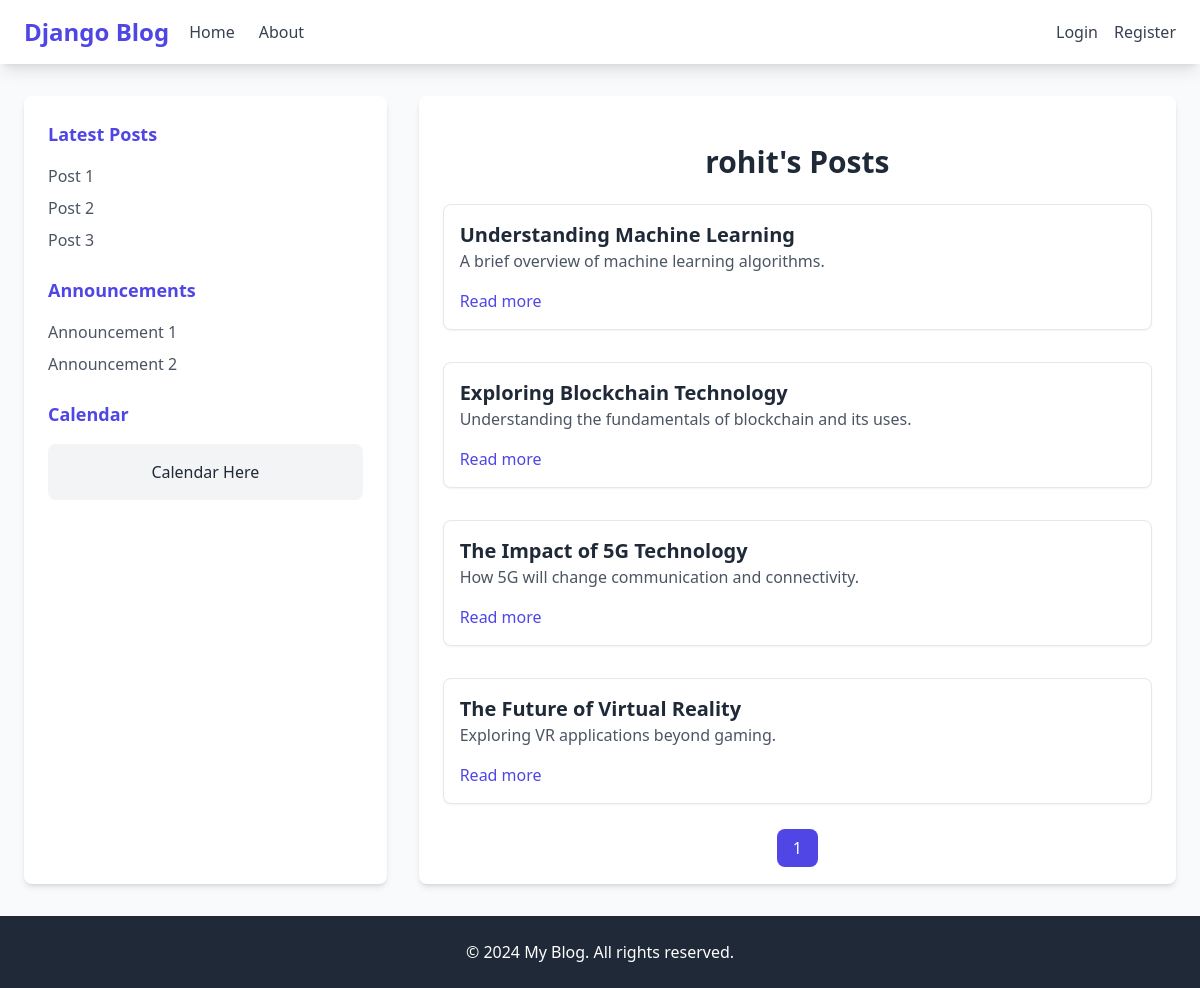
/author/rohit/, run on the app's committed database.
### post/models.py (models this page shows)
class Article(models.Model):
    title = models.CharField(max_length=255)  # Title of the article
    content = models.TextField()              # Content of the article
    date = models.DateField(default=timezone.now)  # Date of publication
    author = models.ForeignKey(User, on_delete=models.CASCADE)  # Author of the article

### blog/views.py (the view)
# urls.py: path('author/<str:username>/', views.author_posts_view, name='author_posts'),
def author_posts_view(request, username):
    author = get_object_or_404(User, username=username)
    posts = Post.objects.filter(author=author).order_by('-date')
    paginator = Paginator(posts, 5)  # Show 5 posts per page
    page_number = request.GET.get('page')
    posts_page = paginator.get_page(page_number)
    context = {
        'posts': posts_page,
        'author': author,
    }
    return render(request, 'author_posts.html', context)

### templates/author_posts.html (shortened to what this page needs)
{% extends 'base.html' %}
{% block content %}
<div class="container mx-auto mt-6 max-w-4xl">
    <h1 class="text-3xl font-bold text-gray-800 mb-6 text-center">{{ author.username }}'s Posts</h1>
    {% if posts %}
    <div class="grid grid-cols-1 gap-8">
        {% for post in posts %}
        <div class="bg-white shadow-sm border border-gray-200 rounded-lg p-4">
            <h5 class="text-xl font-semibold text-gray-800">{{ post.title }}</h5>
            <p class="text-gray-600">{{ post.content|truncatewords:50 }}</p>
            <div class="mt-4">
                <a href="{% url 'post_detail' post.id %}" class="text-indigo-600 hover:text-indigo-800 font-medium">Read
                    more</a>
            </div>
        </div>
        {% endfor %}
    </div>
    <nav class="flex justify-center mt-8">
        <ul class="flex items-center space-x-2">
            {% for i in posts.paginator.page_range %}
            {% if posts.number == i %}
            <li>
                <span class="py-2 px-4 bg-indigo-600 text-white rounded-lg">{{ i }}</span>
            </li>
            {% else %}
            <li>
                <a class="py-2 px-4 text-gray-600 hover:bg-gray-100 rounded-lg" href="?page={{ i }}">{{ i }}</a>
            </li>
            {% endif %}
            {% endfor %}
        </ul>
    </nav>
    {% else %}
    <p class="text-center text-gray-500 mt-4">No posts available for this author at the moment!</p>
    {% endif %}
</div>
{% endblock %}

### templates/base.html (style rules this page uses)
body { display: flex; flex-direction: column; min-height: 100vh; }

### data on the page
Article: title "Understanding Machine Learning", content "A brief overview of machine learning algorithms."
Article: title "Exploring Blockchain Technology", content "Understanding the fundamentals of blockchain and its uses."
Article: title "The Impact of 5G Technology", content "How 5G will change communication and connectivity."
Article: title "The Future of Virtual Reality", content "Exploring VR applications beyond gaming."

### other printed values
{{ author.username }} "rohit"
{{ i }} "1"
